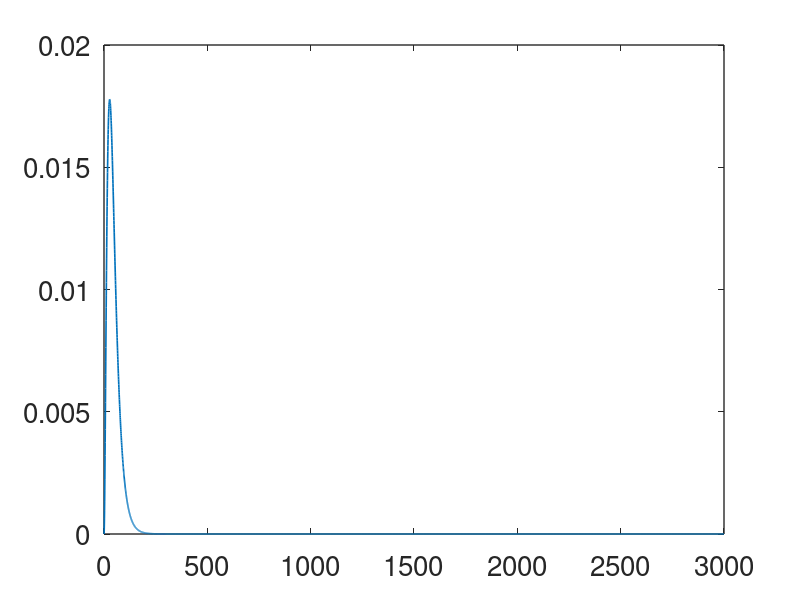
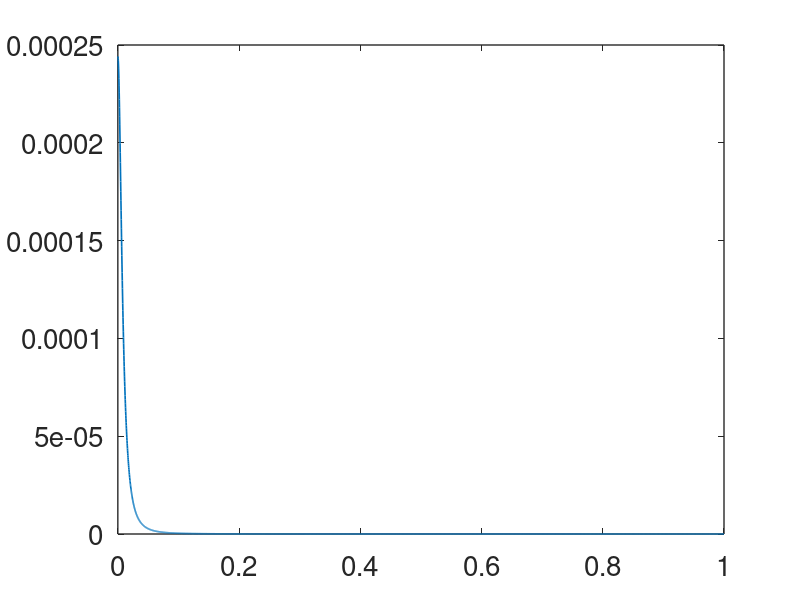
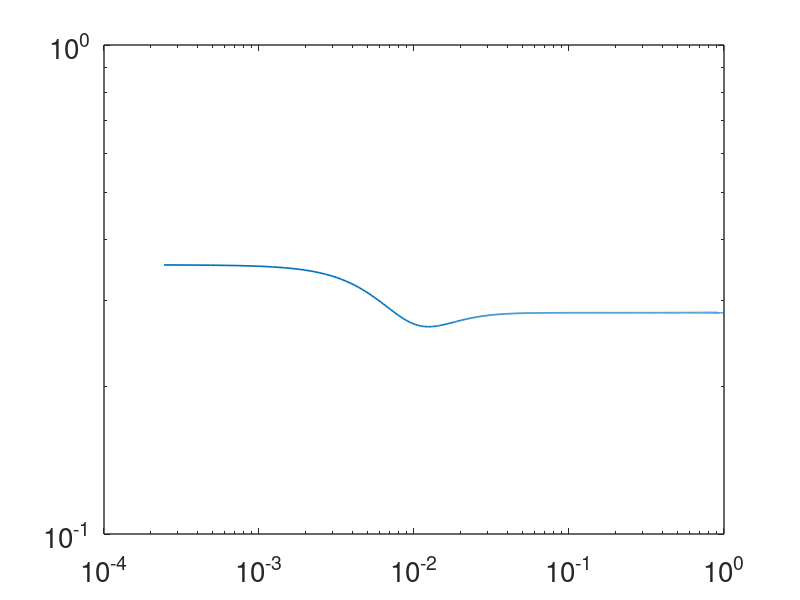
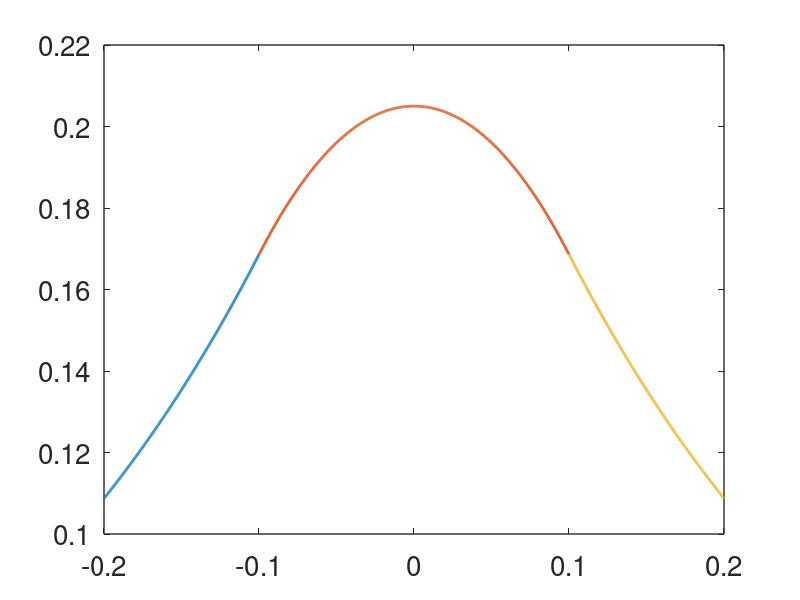

Reproduce these figures in MATLAB, in order. (Note: this script raises an error after producing the figures.)
% Solutions of the Krausz-Naka model of photoreceptor cell/horizontal cell
% interactions in the catfish retina. 

clear all
close all
clc
set(0,                           ...
   'defaultaxesfontsize', 20,   ...
   'defaultaxeslinewidth', 1.0, ...
   'defaultlinelinewidth', 1.2, ...
   'defaultpatchlinewidth', 0.7);
% Work in time units of milliseconds
lh = 0.3;                      % The space constant of electrical diffusion in the horizontal cell layer
A = 3000;
tau = 25 ; 
t0 = 0.02; 

%% Set up and plot k and khat

% First, set up k and khat. We do this by taking the inverse Fourier
% transform of the function k(t), which is given in the text. We plot k(t)
% just for fun, to make sure it looks OK

Fs = 2;              % sampling frequency
t = 0:1/Fs:3000;             % time vector
L = length(t);              % signal length

k = (3/tau)*exp(-(t-t0)/tau).*(1 - exp(-(t-t0)/tau) ).^2;   % From the Krausz-Naka paper.
figure(1)
plot(t,k)

n = 2^nextpow2(L);          % Extend sample length and pad with zeros
khat = fft(k,n)/n;          % Take the FFT.
f = Fs*(0:(n/2))/n;         % Define the frequencies for the frequency domain
figure(2)
plot(f,abs(khat(1:n/2+1)))

% Once we know the FT of k, we can then calculate alpha(w).
alpha = (1 + A*khat).^0.5/lh;
alpha0 = (1+A*khat(1))^0.5/lh;      % The zero frequency value of alpha
fullfield = 1/(alpha0^2*lh^2)       % The full-field response. Used as a check, mostly.

%% Computation of the frequency response of the bar/field ratio at x=0
R = 0.1;           % Set the width of the bar. R=1 is a wide bar. R=0.1 is a thin bar
x = 0;

F = (2 - exp(-alpha.*(x+R)) - exp(alpha.*(x-R)));  % F as defined in the text
ratio = F/2;

figure(3)
loglog(f,abs(ratio(1:n/2+1)))

%% Response to a steady bar of width 2R, by direct calculation and then by convolution. Plot on same graph, to compare

% To get a steady response, choose alpha to be the value at 0 frequency. So
% use alpha0 here. 

upper = 2*R;
lower = upper;

% Calculate the bar response in three pieces, just for convenience. To the
% left of the bar, inside the bar, and then to the right of the bar.
x1 = linspace(-lower,-R,500);
G1 = (1/(2*alpha0*alpha0*lh*lh))*abs(exp(-alpha0*abs(x1+R)) - exp(-alpha0*abs(R-x1)));
figure(4)
plot(x1,G1,'LineWidth',2)
hold on

x2 = linspace(-R,R,500);
G2 = (1/(2*alpha0*alpha0*lh*lh))*( 2 - (exp(alpha0*(x2-R)) + exp(-alpha0*(x2+R)) ) );
plot(x2,G2,'LineWidth',2)

x3 = linspace(R,upper,500);
G3 = (1/(2*alpha0*alpha0*lh*lh))*abs(exp(-alpha0*abs(x3+R)) - exp(-alpha0*abs(R-x3)));
plot(x3,G3,'LineWidth',2)

% Now do the response by convolution
        
p = @(x) heaviside(x+R).*heaviside(R-x);                % The stimulus. Redefine as needed
gg = @(x) (1/(2*alpha0*lh*lh))*exp(-alpha0*abs(x));     % The Green's function
x = linspace(-2*lower,2*upper,500);                     % Increase the bounds, to try and avoid edge effects
dx=x(2)-x(1);

% Use the built-in Matlab convolution function, which is faster than doing the integral directly.
% But be careful, as this can generate edge effects (as it doesn't always correspond to an integral on
% a domain that is large enough), and it also goes weird as R gets large; it 
% doesn't pick up sharp edges very well, and the edges get sharper as R
% gets larger.
cc = conv(p(x),gg(x),'same')*dx;  

plot(x,cc,'k--','LineWidth',2)
hold off

%% Check
% Now check that the ratio of the bar/field response (computed directly by
% solving the differential equations) is the same as that given by the
% frequency response

bar_response = G2(250);  % Take the midpoint of the bar response, to get the value at x=0.
fprintf('direct solution gives the bar/field ratio as %d\n\n',bar_response/fullfield);
fprintf('the frequency response gives the bar/field ratio as %d\n\n',abs(ratio(1)));
